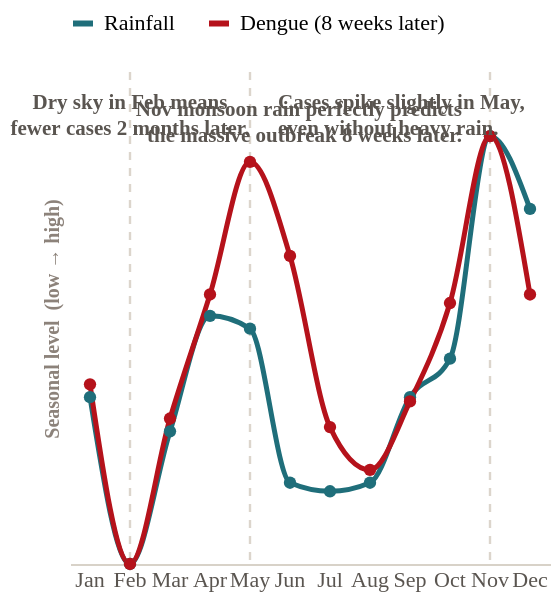

This figure's Vega-Lite source:
### Vega-Lite specification from a JSON file in a GitHub repository (floating-point values rounded to 4 significant figures)
{"$schema": "https://vega.github.io/schema/vega-lite/v5.json", "width": "container", "height": 300, "background": "transparent", "autosize": {"type": "fit", "contains": "padding"}, "title": {"subtitle": ["Average rainfall and dengue across the year. The dengue line is shifted back 8 weeks — then it tracks the rain.", "Each line is scaled to its own low–high range so the shapes can be compared."], "font": "Fraunces", "fontSize": 16, "fontWeight": 700, "subtitleFont": "Archivo", "subtitleFontSize": 11, "subtitleLineHeight": 15, "color": "#0F0D0B", "subtitleColor": "#5A5550", "anchor": "start", "offset": 12, "subtitlePadding": 4}, "data": {"values": [{"mi": 1, "m": "Jan", "series": "Rainfall", "v": 0.39}, {"mi": 2, "m": "Feb", "series": "Rainfall", "v": 0.0}, {"mi": 3, "m": "Mar", "series": "Rainfall", "v": 0.31}, {"mi": 4, "m": "Apr", "series": "Rainfall", "v": 0.58}, {"mi": 5, "m": "May", "series": "Rainfall", "v": 0.55}, {"mi": 6, "m": "Jun", "series": "Rainfall", "v": 0.19}, {"mi": 7, "m": "Jul", "series": "Rainfall", "v": 0.17}, {"mi": 8, "m": "Aug", "series": "Rainfall", "v": 0.19}, {"mi": 9, "m": "Sep", "series": "Rainfall", "v": 0.39}, {"mi": 10, "m": "Oct", "series": "Rainfall", "v": 0.48}, {"mi": 11, "m": "Nov", "series": "Rainfall", "v": 1.0}, {"mi": 12, "m": "Dec", "series": "Rainfall", "v": 0.83}, {"mi": 1, "m": "Jan", "series": "Dengue (8 weeks later)", "v": 0.42}, {"mi": 2, "m": "Feb", "series": "Dengue (8 weeks later)", "v": 0.0}, {"mi": 3, "m": "Mar", "series": "Dengue (8 weeks later)", "v": 0.34}, {"mi": 4, "m": "Apr", "series": "Dengue (8 weeks later)", "v": 0.63}, {"mi": 5, "m": "May", "series": "Dengue (8 weeks later)", "v": 0.94}, {"mi": 6, "m": "Jun", "series": "Dengue (8 weeks later)", "v": 0.72}, {"mi": 7, "m": "Jul", "series": "Dengue (8 weeks later)", "v": 0.32}, {"mi": 8, "m": "Aug", "series": "Dengue (8 weeks later)", "v": 0.22}, {"mi": 9, "m": "Sep", "series": "Dengue (8 weeks later)", "v": 0.38}, {"mi": 10, "m": "Oct", "series": "Dengue (8 weeks later)", "v": 0.61}, {"mi": 11, "m": "Nov", "series": "Dengue (8 weeks later)", "v": 1.0}, {"mi": 12, "m": "Dec", "series": "Dengue (8 weeks later)", "v": 0.63}]}, "encoding": {"x": {"field": "m", "type": "ordinal", "sort": ["Jan", "Feb", "Mar", "Apr", "May", "Jun", "Jul", "Aug", "Sep", "Oct", "Nov", "Dec"], "title": null, "axis": {"labelFont": "Archivo", "labelFontSize": 11, "labelColor": "#5A5550", "labelAngle": 0, "domainColor": "#D8D2C8", "ticks": false}}, "y": {"field": "v", "type": "quantitative", "scale": {"domain": [0, 1.15]}, "title": "Seasonal level  (low → high)", "axis": {"titleFont": "Archivo", "titleFontSize": 10, "titleColor": "#8C827A", "titleFontWeight": 600, "labels": false, "ticks": false, "domain": false, "grid": false}}, "color": {"field": "series", "type": "nominal", "scale": {"domain": ["Rainfall", "Dengue (8 weeks later)"], "range": ["#1F6E7A", "#B5121B"]}, "legend": {"title": null, "orient": "top", "labelFont": "Archivo", "labelFontSize": 11, "symbolType": "stroke", "symbolStrokeWidth": 3}}}, "layer": [{"description": "Full-height vertical baseline guides (Feb, May, Nov)", "data": {"values": [{"m": "Feb"}, {"m": "May"}, {"m": "Nov"}]}, "mark": {"type": "rule", "strokeDash": [4, 4], "color": "#DCD5CC", "strokeWidth": 1.2}, "encoding": {"x": {"field": "m", "type": "ordinal"}, "color": null, "y": null}}, {"mark": {"type": "line", "interpolate": "monotone", "strokeWidth": 2.5}}, {"mark": {"type": "point", "filled": true, "size": 38, "opacity": 1}}, {"description": "February Low Annotation — Pushed high to precisely align with the height of the May comment", "data": {"values": [{"m": "Feb", "v": 1.1}]}, "mark": {"type": "text", "align": "center", "baseline": "top", "font": "Archivo", "fontSize": 10.5, "fontWeight": 600, "lineHeight": 13}, "encoding": {"x": {"field": "m", "type": "ordinal"}, "y": {"field": "v", "type": "quantitative"}, "text": {"value": ["Dry sky in Feb means", "fewer cases 2 months later."]}, "color": {"value": "#5A5550"}}}, {"description": "May/June Gap Annotation — Hardcoded ceiling y anchor to sit perfectly over the curve gap", "data": {"values": [{"m": "May", "v": 1.1}]}, "mark": {"type": "text", "align": "left", "baseline": "top", "dx": 14, "font": "Archivo", "fontSize": 10.5, "fontWeight": 600, "lineHeight": 13}, "encoding": {"x": {"field": "m", "type": "ordinal"}, "y": {"field": "v", "type": "quantitative"}, "text": {"value": ["Cases spike slightly in May,", "even without heavy rain."]}, "color": {"value": "#5A5550"}}}, {"description": "November Peak Annotation — Remains placed cleanly to the left of the main peak", "data": {"values": [{"m": "Nov", "v": 1.0}]}, "mark": {"type": "text", "align": "right", "baseline": "bottom", "dx": -14, "dy": -8, "font": "Archivo", "fontSize": 10.5, "fontWeight": 600, "lineHeight": 13}, "encoding": {"x": {"field": "m", "type": "ordinal"}, "y": {"field": "v", "type": "quantitative"}, "text": {"value": ["Nov monsoon rain perfectly predicts", "the massive outbreak 8 weeks later."]}, "color": {"value": "#5A5550"}}}], "config": {"view": {"stroke": null, "fill": "transparent"}, "font": "Archivo"}}
